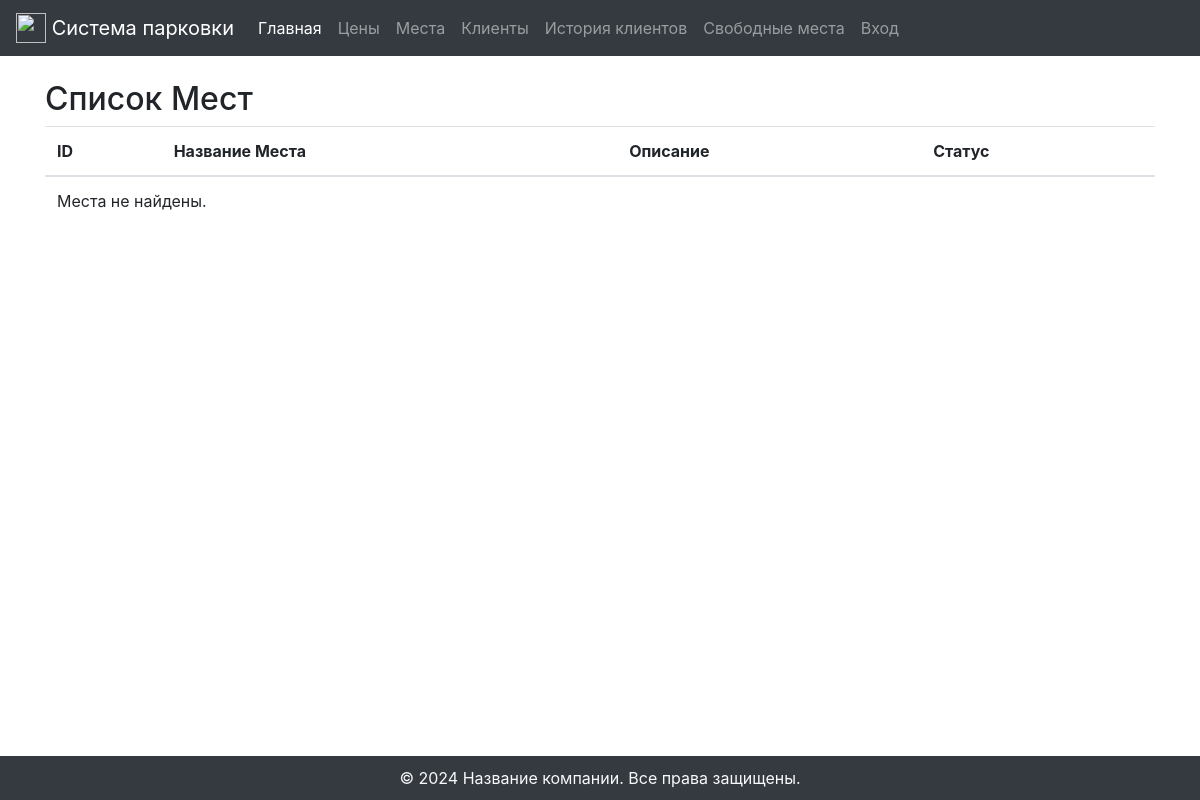
Page /seats/ on the earlier database version.
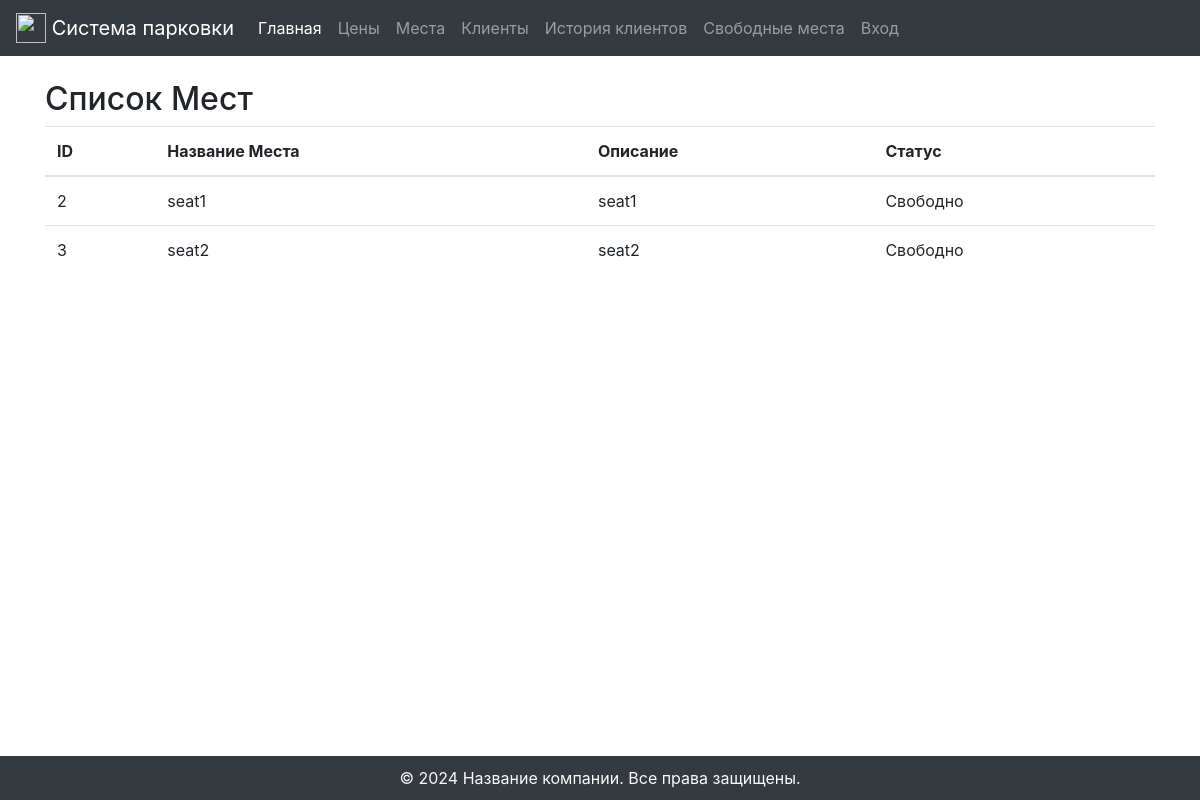
Same page on the later database version.
### pages/models.py (models this page shows, shortened)
class Seat(models.Model):
    place_name = models.CharField(max_length=255)  # The max_length should be defined based on your varchar requirements
    explanation = models.TextField(null=True, blank=True)  # The question mark indicates that this field can be null
    status = models.BooleanField(default=False)  # New status field with default set to False

### pages/seats_views.py (the view)
# urls.py: path('seats/', SeatListView.as_view(), name='seat-list'),
class SeatListView(ListView):
    model = Seat
    template_name = 'seats/seat_list.html'

### templates/seats/seat_list.html (shortened to what this page needs)
{% extends 'base.html' %}
{% block content %}
<h2>Список Мест</h2>
<table class="table">
    <thead>
        <tr>
            <th>ID</th>
            <th>Название Места</th>
            <th>Описание</th>
            <th>Статус</th>
        </tr>
    </thead>
    <tbody>
        {% for seat in object_list %}
        <tr>
            <td>{{ seat.id }}</td>
            <td>{{ seat.place_name }}</td>
            <td>{{ seat.explanation }}</td>
            <td>
                {% if seat.status %}
                    Занято
                {% else %}
                    Свободно
                {% endif %}
            </td>
        </tr>
        {% empty %}
        <tr><td colspan="4">Места не найдены.</td></tr>
        {% endfor %}
    </tbody>
</table>
{% endblock %}

Differences in the rows shown:
added Seat: id "2", place_name "seat1", explanation "seat1", status "Свободно"
added Seat: id "3", place_name "seat2", explanation "seat2", status "Свободно"
Other differences:
text no longer shown: "Места не найдены."
